Frame 1 (no input): blank canvas, image omitted
Frame 60 (no input): blank canvas, image omitted
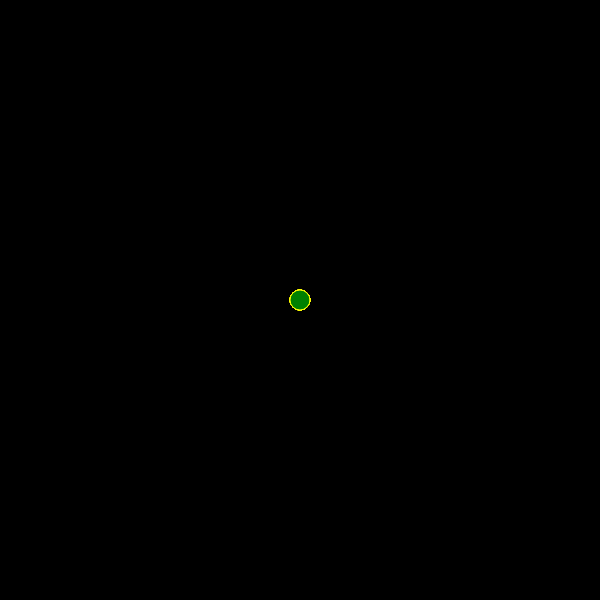
Frame 120 (the mouse pressed at the canvas centre since frame 60)

The p5.js sketch whose frames 1 and 60 were blank and that drew this single picture after the mouse press (run headless with seeded random() and noise() and a simulated clock; from frame 60 on, the mouse is pressed at the canvas centre):

// p5.js sketch
// ── sketch.js
function setup() {
  createCanvas(600, 600);
  background("black");
}

function draw() {
  stroke("yellow");
  fill(" green");
  
  if (mouseIsPressed){
    circle(mouseX,mouseY,20,15)
  }
}
